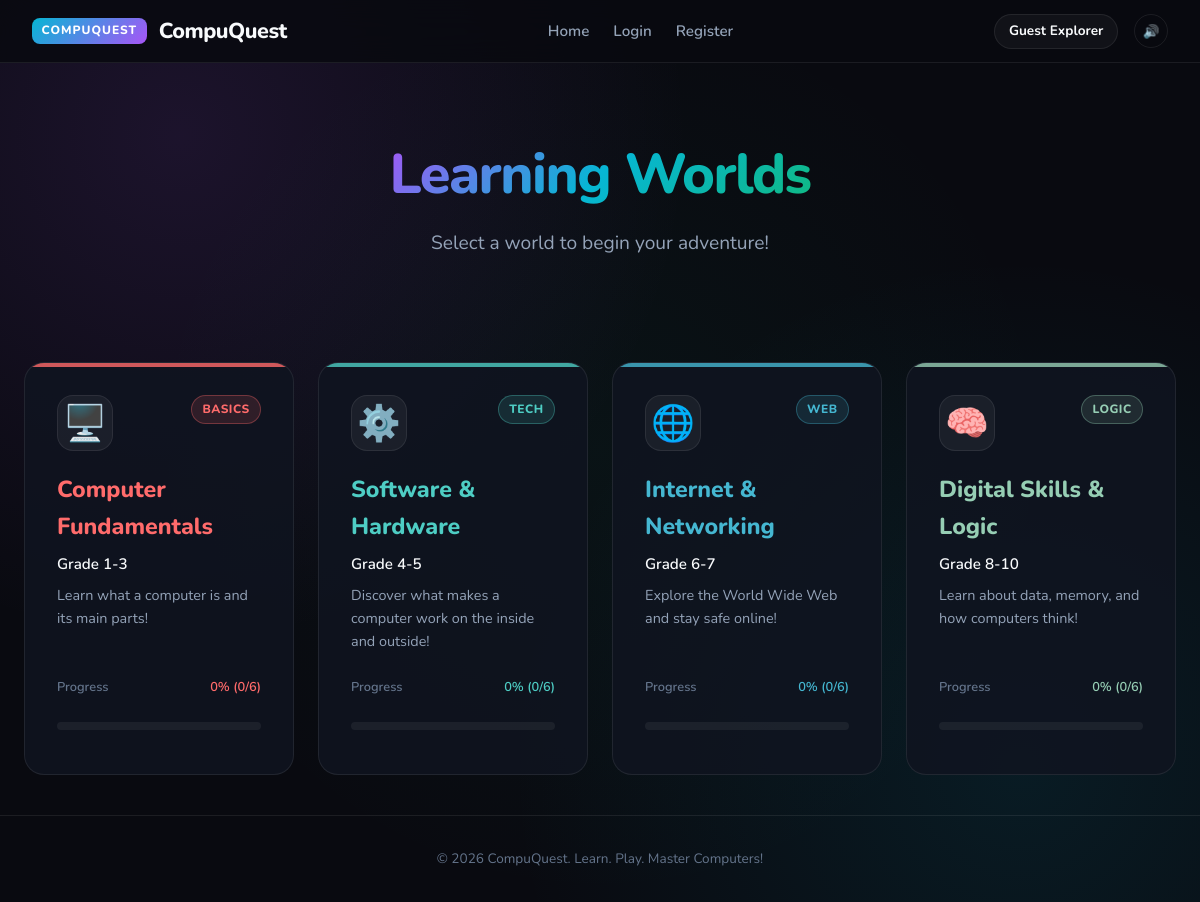
The page /categories on the database its author committed.
### tables this page shows
CREATE TABLE categories (
        slug TEXT PRIMARY KEY,
        title TEXT NOT NULL,
        subtitle TEXT,
        badge_label TEXT,
        accent_color TEXT,
        icon TEXT,
        order_idx INTEGER,
        description TEXT
    , min_grade INTEGER DEFAULT 1, max_grade INTEGER DEFAULT 10);

### app.py (the view)
@app.route('/categories')
def categories_view():
    user = get_current_user()
    conn = get_db_connection()
    if user:
        categories = conn.execute('SELECT * FROM categories WHERE min_grade <= ? AND max_grade >= ? ORDER BY order_idx ASC', (user['grade'], user['grade'])).fetchall()
    else:
        categories = conn.execute('SELECT * FROM categories ORDER BY order_idx ASC').fetchall()
    cat_data = []
    for c in categories:
        total = conn.execute('SELECT COUNT(*) as count FROM quests WHERE category_slug = ?', (c['slug'],)).fetchone()['count']
        completed = 0
        if user:
            completed = conn.execute('''
                SELECT COUNT(*) as count FROM user_progress up
                JOIN quests q ON up.quest_id = q.id
                WHERE up.user_id = ? AND up.completed = 1 AND q.category_slug = ?
            ''', (user['id'], c['slug'])).fetchone()['count']
        cat_data.append({'info': c, 'total': total, 'completed': completed, 'pct': int((completed / total * 100)) if total > 0 else 0})
    conn.close()
    return render_template('categories.html', user=user, categories=cat_data)

### app.py (called while the page is built)
def get_current_user():
    if 'user_id' not in session:
        return None
    conn = get_db_connection()
    user = conn.execute('SELECT * FROM users WHERE id = ?', (session['user_id'],)).fetchone()
    conn.close()
    return user

### database.py (called while the page is built)
def get_db_connection():
    conn = sqlite3.connect(DB_PATH)
    conn.row_factory = sqlite3.Row
    return conn

### templates/categories.html (shortened to what this page needs)
{% extends 'base.html' %}
{% block content %}
<section class="hero" style="padding-top: 1rem; padding-bottom: 2rem;">
    <h1 class="hero-title"><span class="gradient-text">Learning Worlds</span></h1>
    <p class="hero-subtitle">Select a world to begin your adventure!</p>
</section>
<div class="tier-grid">
    {% for cat in categories %}
    <a href="{{ url_for('category_detail', slug=cat.info.slug) }}" style="text-decoration: none; color: inherit; display: contents;">
        <div class="tier-card" style="--card-accent: {{ cat.info.accent_color }}; cursor: pointer;">
            <div class="tier-header">
                <div class="tier-icon">{{ cat.info.icon }}</div>
                <div class="tier-level-badge" style="background: {{ cat.info.accent_color }}22; color: {{ cat.info.accent_color }}; border: 1px solid {{ cat.info.accent_color }}55;">{{ cat.info.badge_label }}</div>
            </div>
            <h3 class="tier-title" style="color: {{ cat.info.accent_color }};">{{ cat.info.title }}</h3>
            <div style="font-weight: 600; font-size: 0.95rem; margin-bottom: 0.5rem; color: var(--text-primary);">{{ cat.info.subtitle }}</div>
            <p class="tier-desc">{{ cat.info.description }}</p>
            <div style="margin-top: auto;">
                <div class="tier-meta">
                    <span>Progress</span>
                    <span style="color: {{ cat.info.accent_color }};">{{ cat.pct }}% ({{ cat.completed }}/{{ cat.total }})</span>
                </div>
                <div class="tier-progress-track">
                </div>
            </div>
        </div>
    </a>
    {% endfor %}
</div>
{% endblock %}

### static/css/style.css (style rules this page uses)
:root { --bg-main: #090a10; --bg-card: rgba(16, 20, 32, 0.85); --bg-card-hover: rgba(23, 29, 46, 0.95); --bg-panel: #0f1320; --bg-input: #151a2c; --border-subtle: rgba(255, 255, 255, 0.08); --border-glow: rgba(139, 92, 246, 0.35); --neon-green: #10b981; --neon-cyan: #06b6d4; --neon-purple: #a855f7; --neon-pink: #f43f5e; --neon-amber: #f59e0b; --text-primary: #f8fafc; --text-secondary: #94a3b8; --text-muted: #64748b; --font-main: 'Nunito', 'Fredoka', system-ui, -apple-system, sans-serif; --font-mono: 'JetBrains Mono', 'Fira Code', Menlo, monospace; }
* { box-sizing: border-box; margin: 0; padding: 0; }
body { background-color: var(--bg-main); background-image: radial-gradient(circle at 15% 15%, rgba(168, 85, 247, 0.12) 0%, transparent 40%), radial-gradient(circle at 85% 85%, rgba(6, 182, 212, 0.1) 0%, transparent 40%), radial-gradient(circle at 50% 50%, rgba(16, 185, 129, 0.05) 0%, transparent 60%); background-attachment: fixed; color: var(--text-primary); font-family: var(--font-main); line-height: 1.6; min-height: 100vh; display: flex; flex-direction: column; }
.hero { text-align: center; padding: 4rem 1rem 3rem; position: relative; }
.hero-title { font-size: 3.5rem; font-weight: 800; line-height: 1.15; margin-bottom: 1.25rem; letter-spacing: -1.5px; }
.gradient-text { background: linear-gradient(135deg, #a855f7, #06b6d4, #10b981); -webkit-background-clip: text; -webkit-text-fill-color: transparent; }
.hero-subtitle { color: var(--text-secondary); font-size: 1.2rem; max-width: 650px; margin: 0 auto 2.5rem; }
.tier-grid { display: grid; grid-template-columns: repeat(auto-fit, minmax(260px, 1fr)); gap: 1.5rem; margin-top: 2rem; }
.tier-card { position: relative; overflow: hidden; display: flex; flex-direction: column; justify-content: space-between; border-radius: 20px; padding: 2rem; background: var(--bg-card); border: 1px solid var(--border-subtle); transition: all 0.3s cubic-bezier(0.4, 0, 0.2, 1); }
.tier-card::before { content: ''; position: absolute; top: 0; left: 0; right: 0; height: 4px; background: var(--card-accent, var(--neon-purple)); opacity: 0.8; }
.tier-header { display: flex; justify-content: space-between; align-items: flex-start; margin-bottom: 1.25rem; }
.tier-icon { font-size: 2.2rem; background: rgba(255, 255, 255, 0.05); width: 56px; height: 56px; display: flex; align-items: center; justify-content: center; border-radius: 16px; border: 1px solid var(--border-subtle); }
.tier-level-badge { font-size: 0.75rem; font-weight: 800; padding: 0.25rem 0.65rem; border-radius: 9999px; letter-spacing: 0.5px; text-transform: uppercase; }
.tier-title { font-size: 1.45rem; font-weight: 800; margin-bottom: 0.4rem; }
.tier-desc { color: var(--text-secondary); font-size: 0.9rem; margin-bottom: 1.5rem; flex-grow: 1; }
.tier-progress-track { background: rgba(255, 255, 255, 0.06); border-radius: 9999px; height: 8px; overflow: hidden; margin-bottom: 0.75rem; }
.tier-meta { display: flex; justify-content: space-between; font-size: 0.8rem; color: var(--text-muted); font-weight: 600; margin-bottom: 1.5rem; }

### rows shown on the page
categories: info.icon "🖥️", info.badge_label "BASICS", info "Computer Fundamentals", info.subtitle "Grade 1-3", info.description "Learn what a computer is and its main parts!"
categories: info.icon "⚙️", info.badge_label "TECH", info "Software & Hardware", info.subtitle "Grade 4-5", info.description "Discover what makes a computer work on the inside and outside!"
categories: info.icon "🌐", info.badge_label "WEB", info "Internet & Networking", info.subtitle "Grade 6-7", info.description "Explore the World Wide Web and stay safe online!"
categories: info.icon "🧠", info.badge_label "LOGIC", info "Digital Skills & Logic", info.subtitle "Grade 8-10", info.description "Learn about data, memory, and how computers think!"

### other values the page prints
{{ cat.pct }} "0" "0" "0" "0"
{{ cat.completed }} "0" "0" "0" "0"
{{ cat.total }} "6" "6" "6" "6"
